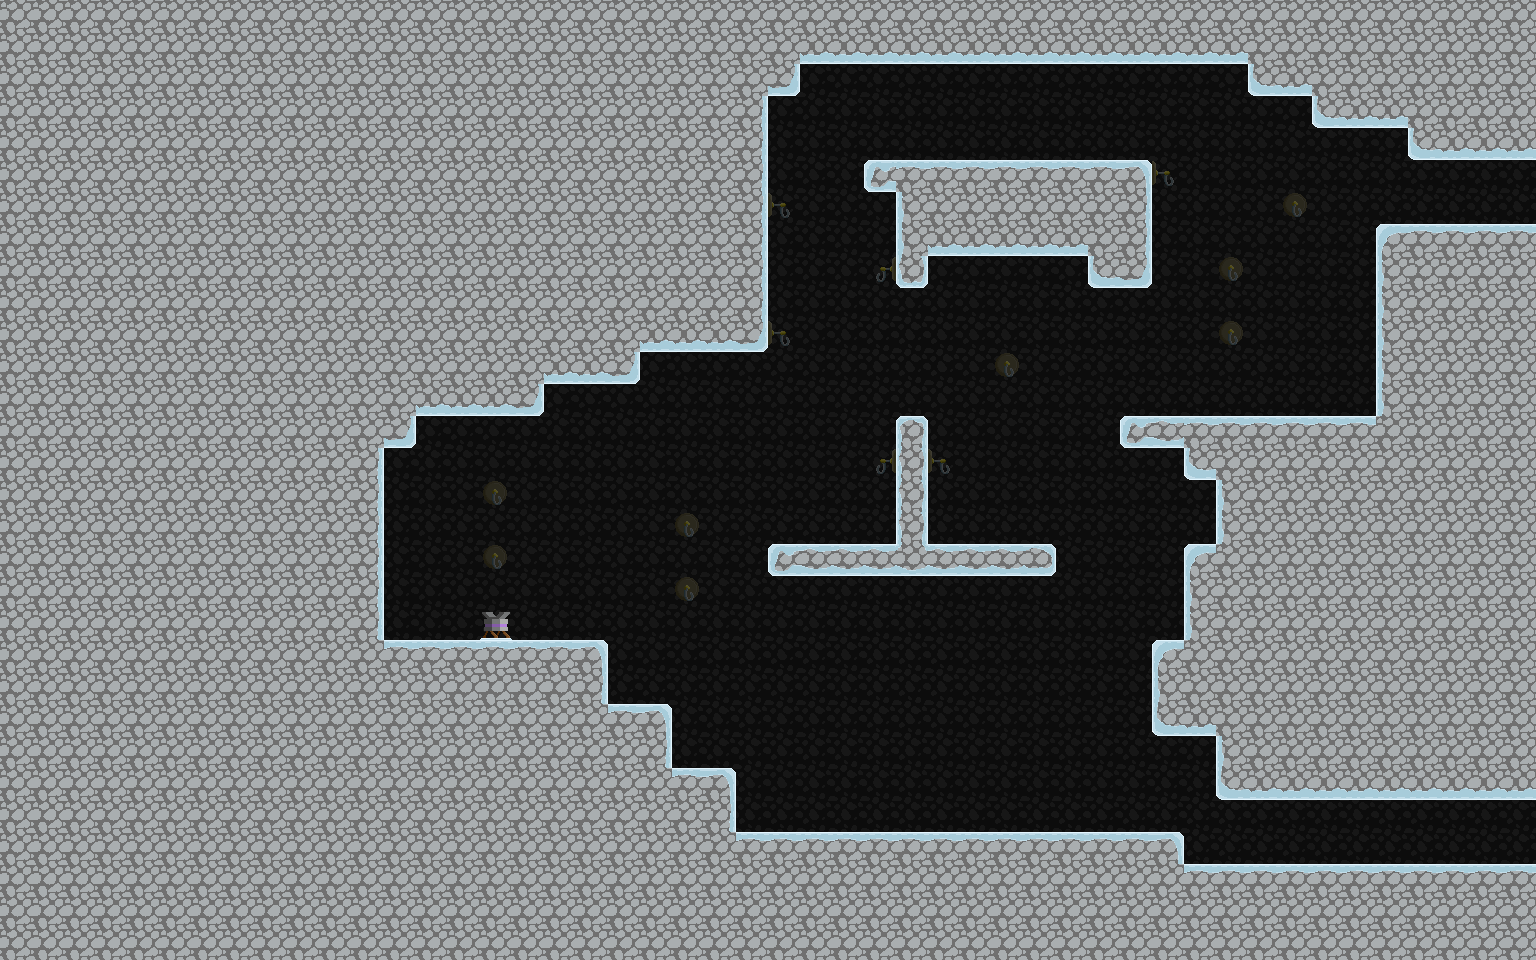

The image is a tile-based game level rendered from a .tmx file. Its description and source (layers, tilesets, objects; grid data summarised) follow:
An orthogonal 48x30 tile map with 32x32 px tiles, 2 tile layers (tilemap, foreground) and 4 objects (2x TravelPoint, powerup, tutorialtext).

<map version="1.0" orientation="orthogonal" width="48" height="30" tilewidth="32" tileheight="32">
 <tileset firstgid="1" name="tilemap" tilewidth="32" tileheight="32">
  <image source="gfx/tilemap.png" width="192" height="320" />
 </tileset>
 <layer name="tilemap" width="48" height="30" opacity="0.34">
  <data>[1440 cells, 1440 non-empty, 4 distinct tile ids]</data>
 </layer>
 <layer name="foreground" width="48" height="30">
  <data>[1440 cells, 967 non-empty, 17 distinct tile ids]</data>
 </layer>
 <objectgroup name="objects" width="48" height="30">
  <object name="Powerup" type="powerup" x="480" y="576" width="32" height="32">
   <properties>
    <property name="powerup" value="2" />
   </properties>
  </object>
  <object name="room1-1to2-0" type="TravelPoint" x="1504" y="160" width="32" height="64">
   <properties>
    <property name="map" value="room2-0" />
    <property name="target" value="room2-0to1-1" />
   </properties>
  </object>
  <object name="room1-1to1-0" type="TravelPoint" x="1504" y="800" width="32" height="64">
   <properties>
    <property name="map" value="room1-0" />
    <property name="target" value="room1-0to1-1" />
   </properties>
  </object>
  <object type="tutorialtext" x="384" y="416" width="352" height="224">
   <properties>
    <property name="powerup" value="2" />
    <property name="text" value="Jump near a hook to hang from it\nand press Down to dismount.\n\nYou can also jump from a hook\nas if you were on the ground." />
   </properties>
  </object>
 </objectgroup>
</map>
